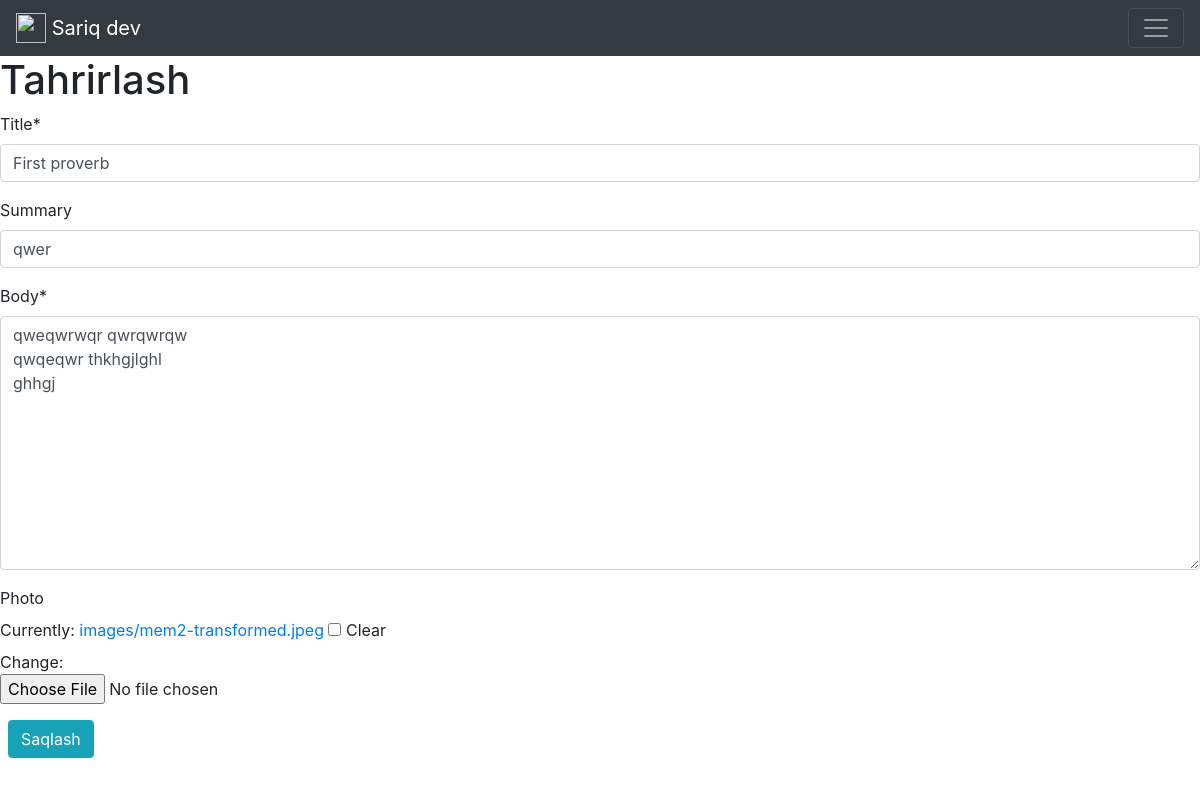
Page /articles/1/edit/ (signed in) on the committed database.
### articles/models.py (models this page shows, shortened)
class Article(models.Model):
    title = models.CharField(max_length=150)
    summary = models.CharField(max_length=200, blank=True)
    body = models.TextField()
    photo = models.ImageField(upload_to='images/', blank=True)
    date = models.DateTimeField(auto_now_add=True)
    author = models.ForeignKey(
        get_user_model(),
        on_delete=models.CASCADE,
    )

### articles/views.py (the view)
# urls.py: path('<int:pk>/edit/', ArticleUpdateView.as_view(), name="article_edit"),
class ArticleUpdateView(LoginRequiredMixin, UserPassesTestMixin, UpdateView):
    model = Article
    fields = ('title','summary', 'body','photo',)
    template_name = 'article_edit.html'
    def test_func(self):
        obj = self.get_object()
        return obj.author == self.request.user

### templates/article_edit.html
{% extends 'base.html' %}
{% load crispy_forms_tags %}
{% block content %}
    <h1>Tahrirlash</h1>
    <form method="post" enctype="multipart/form-data">{% csrf_token %}
        {{ form|crispy }}
    <button class="btn btn-info ml-2" type="submit">Saqlash</button>
    </form>
{% endblock content %}

### rows in the picture
Article: title "First proverb", summary "qwer", body "qweqwrwqr qwrqwrqw qwqeqwr thkhgjlghl ghhgj"
